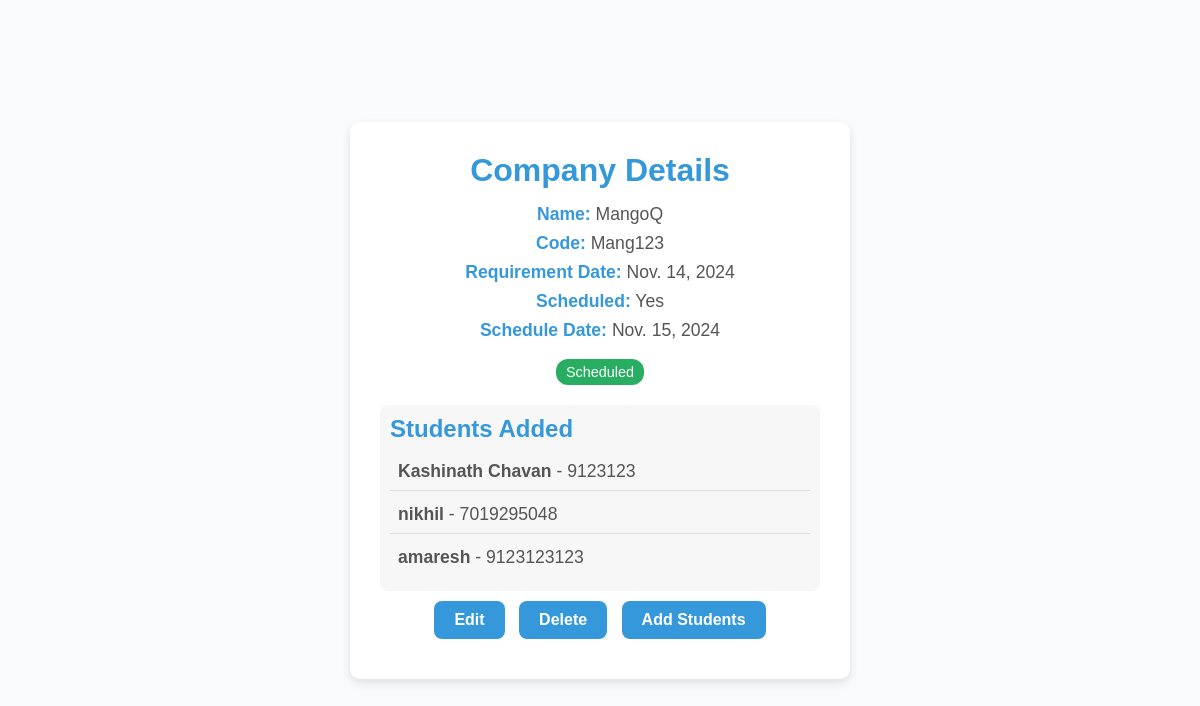
Page /companies/6/ on the earlier database version.
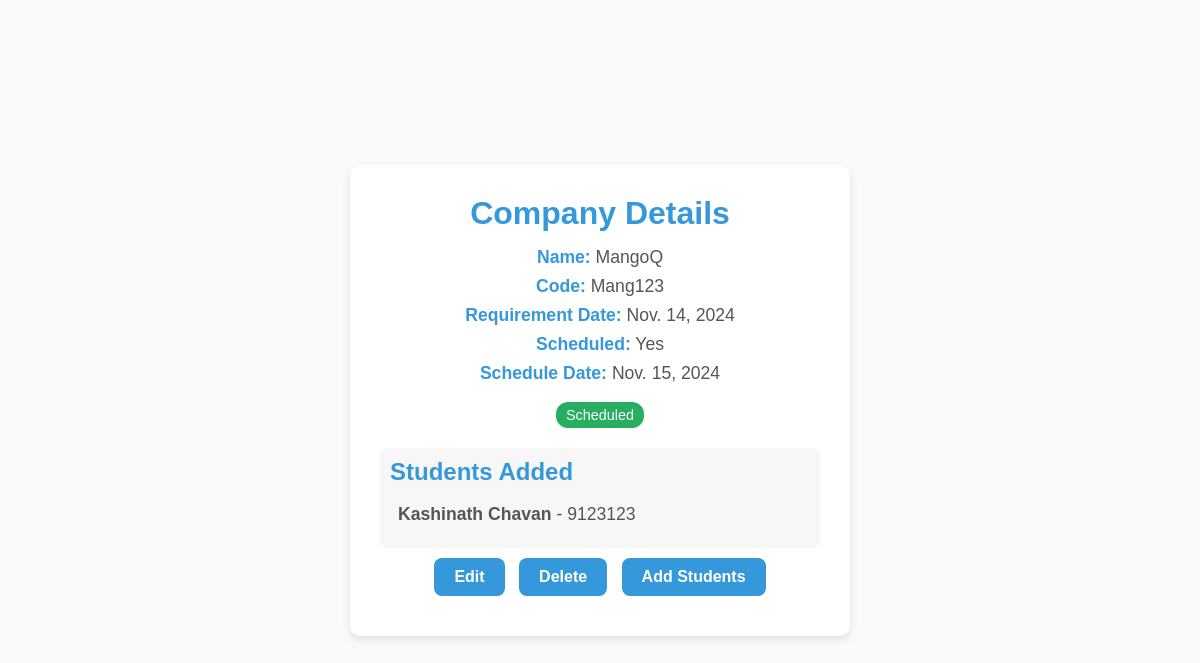
Same page on the later database version.
### student/models.py (models this page shows)
class Student(models.Model):
    name = models.CharField(max_length=100)
    email = models.EmailField(max_length=100,)
    ph_no=models.IntegerField(unique=True)
    branch=models.CharField(max_length=25)
    batch_code = models.CharField(max_length=26, blank=False,default="A1")  # Required in forms

### company/views.py (the view)
# urls.py: path('<int:pk>/', CompanyDetailView.as_view(), name='company_detail'),
class CompanyDetailView(DetailView):
    model = Company
    template_name = 'company/company_detail.html'
    context_object_name = 'company'

### template/company/company_detail.html (shortened to what this page needs)
<!DOCTYPE html>
<html lang="en">
<head>
</head>
<body>
    <div class="company-card">
        <h2>Company Details</h2>
        <div class="company-info">
            <p><strong>Name:</strong> {{ company.name }}</p>
            <p><strong>Code:</strong> {{ company.company_code }}</p>
            <p><strong>Requirement Date:</strong> {{ company.requirement_date }}</p>
            <p><strong>Scheduled:</strong> {{ company.is_scheduled|yesno:"Yes,No" }}</p>
            <p><strong>Schedule Date:</strong> {{ company.schedule_date|default:"Not Scheduled" }}</p>
        </div>
        {% if company.is_scheduled %}
        <a href="#" class="scheduled-btn">Scheduled</a>
        {% else %}
        <a href="#" class="not-scheduled-btn">Not Scheduled</a>
        {% endif %}
        <div class="student-list">
            <h3>Students Added</h3>
            {% if company.students.all %}
                {% for student in company.students.all %}
                    <div class="student-item">
                        <strong>{{ student.name }}</strong> - {{ student.ph_no }}
                    </div>
                {% endfor %}
            {% else %}
                <p>No students added to this company yet.</p>
            {% endif %}
        </div>
        <div class="actions">
            <a href="{% url 'company:company_update' company.pk %}" class="button">Edit</a>
            <a href="{% url 'company:company_delete' company.pk %}" class="button delete-btn">Delete</a>
            <a href="{% url 'company:upload_students_excel' company.pk %}" class="button">Add Students</a>
        </div>
    </div>
</body>
</html>

Differences in the rows shown:
removed Student: name "nikhil", ph_no "7019295048"
removed Student: name "amaresh", ph_no "9123123123"
